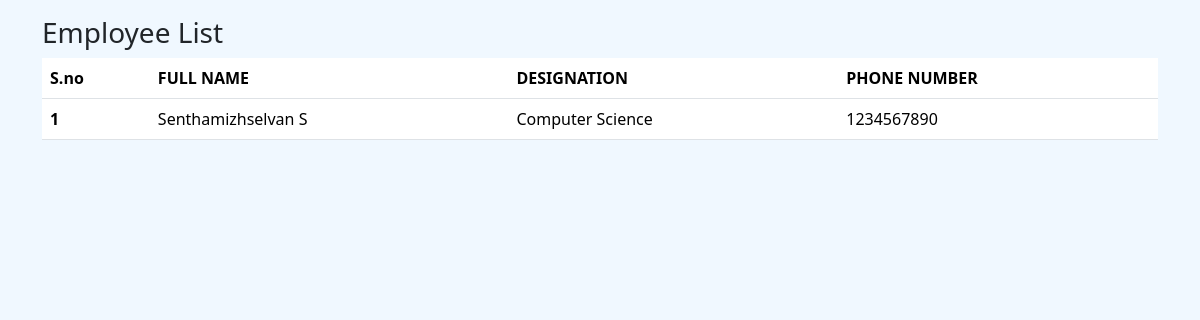
Before: / with the older database file.
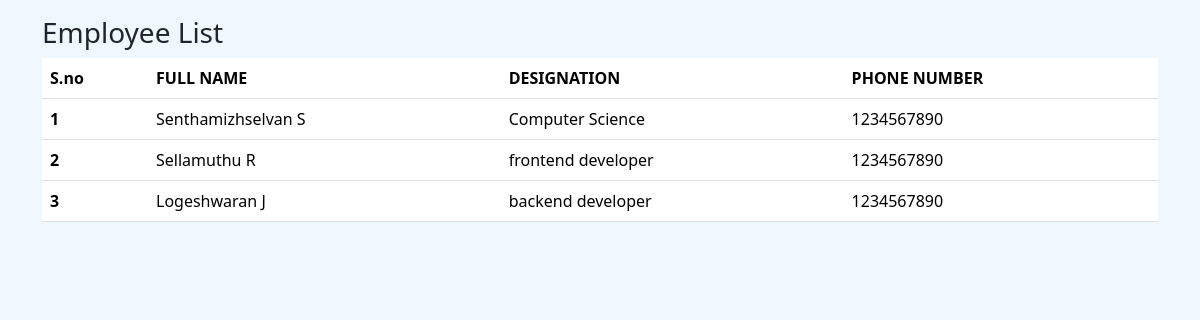
After: the same page with the newer database file.
### Employee/models.py (models this page shows, shortened)
class Employee(models.Model):
    first_name = models.CharField(max_length= 50 )
    last_name = models.CharField(max_length = 50 )
    image = models.ImageField(upload_to = "images/")
    designation = models.CharField(max_length = 100)
    email = models.EmailField(max_length = 100 , unique = True)
    phone_number = models.CharField(max_length = 15 , blank = True)
    created_at = models.DateTimeField(auto_now_add = True)
    updated_at = models.DateTimeField(auto_now = True)

### mysite/views.py (the view)
# urls.py: 2. Add a URL to urlpatterns:  path('', views.home, name='home')
def home(request):
    employees = Employee.objects.all()
    context = {
        'employees' : employees
    }
    return render(request, 'home.html', context)

### templates/home.html (shortened to what this page needs)
{% load static %}
<!DOCTYPE html>
<html lang="en">
<head>
    <link href="https://cdn.jsdelivr.net/npm/bootstrap@5.3.8/dist/css/bootstrap.min.css" rel="stylesheet">
    <link rel="stylesheet" href="{% static 'css/style.css' %}">
</head>
<body>
    <div class="container pt-3">
         <h3>Employee List</h3>
        <table class="table">
  <thead>
    <tr>
      <th scope="col">S.no</th>
      <th scope="col">FULL NAME</th>
      <th scope="col">DESIGNATION</th>
      <th scope="col">PHONE NUMBER</th>
    </tr>
  </thead>
  <tbody>
    {% for emp in employees %}
    <tr>
      <th> {{ forloop.counter }}</th>
      <td>{{ emp.first_name }} {{ emp.last_name }}</td>
      <td>{{ emp.designation }}</td>
      <td>{{ emp.phone_number }}</td>
    </tr>
    {% endfor %}
  </tbody>
</table>
    </div>
</body>
</html>

### mysite/static/css/style.css (style rules this page uses)
body { background-color: aliceblue; }

Changed rows visible on the page:
added Employee: first_name "Sellamuthu", last_name "R", designation "frontend developer", phone_number "1234567890"
added Employee: first_name "Logeshwaran", last_name "J", designation "backend developer", phone_number "1234567890"
